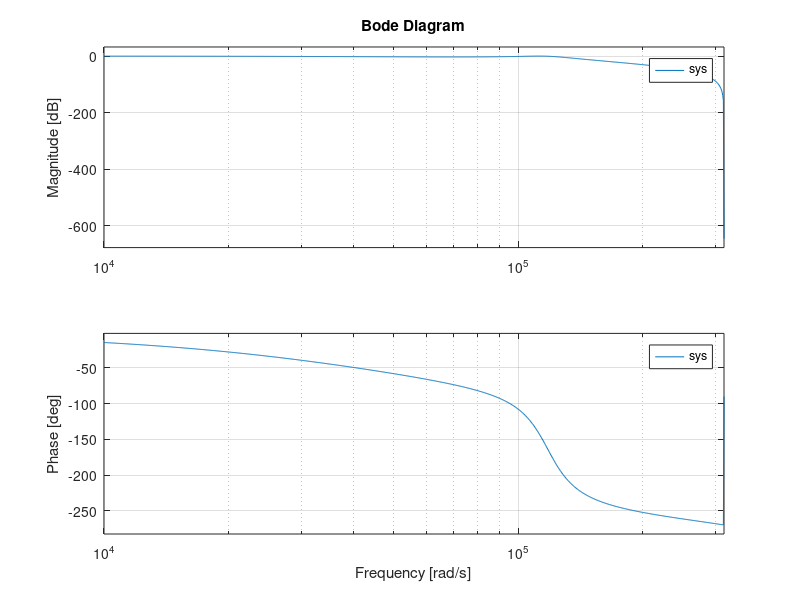

The MATLAB source for this figure:
n = 3; % Ordre du filtre
Rp = 3; % Atténuation dans la bande passante en dB
f_c = 30e3; % Fréquence de coupure en Hz
f_s = 100e3; % Fréquence d'échantillonnage en Hz

Wp = 20e3 / (f_s / 2); 

[b, a] = cheby1(n, Rp, Wp, 'low');

sys = tf(b, a, 1/f_s);

disp('Numerator Coefficients (b):')
disp(b)
disp('Denominator Coefficients (a):')
disp(a)

figure;
bode(sys)
grid on
